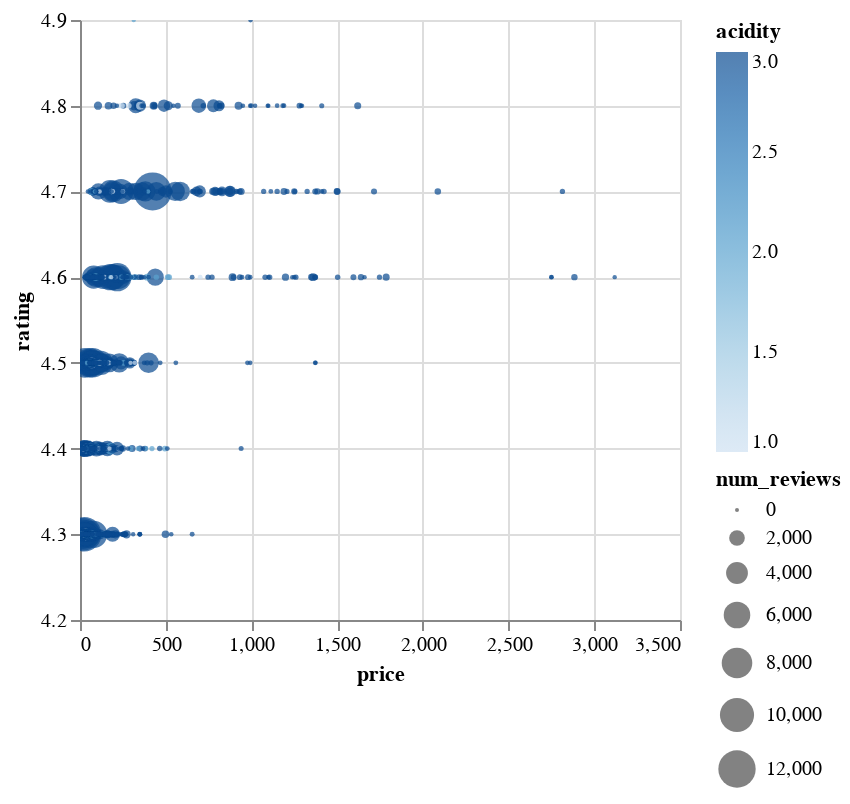

The notebook cell saved with this chart:
### Code cell
c = alt.Chart(high_rating).mark_circle(size=60).encode(
    x='price',
    y=alt.Y('rating', scale=alt.Scale(domain=[4.2, 4.9])),
    color='acidity',
    size='num_reviews',
    tooltip=['wine', 'price', 'rating','year']
).interactive()
c

### Figure 1 — Vega-Lite specification as saved in the notebook (floating-point values rounded to 4 significant figures; data arrays with more than 128 entries replaced by an {"elided": "..."} marker saying what was removed)
{"config": {"view": {"continuousWidth": 300, "continuousHeight": 300}}, "data": {"name": "data-13a6c8747a05f6f67f451497258e3862"}, "mark": {"type": "circle", "size": 60}, "encoding": {"color": {"field": "acidity", "type": "quantitative"}, "size": {"field": "num_reviews", "type": "quantitative"}, "tooltip": [{"field": "wine", "type": "nominal"}, {"field": "price", "type": "quantitative"}, {"field": "rating", "type": "quantitative"}, {"field": "year", "type": "nominal"}], "x": {"field": "price", "type": "quantitative"}, "y": {"field": "rating", "scale": {"domain": [4.2, 4.9]}, "type": "quantitative"}}, "params": [{"name": "param_8", "select": {"type": "interval", "encodings": ["x", "y"]}, "bind": "scales"}], "$schema": "https://vega.github.io/schema/vega-lite/v5.8.0.json", "datasets": {"data-13a6c8747a05f6f67f451497258e3862": {"elided": "1821 records"}}}
